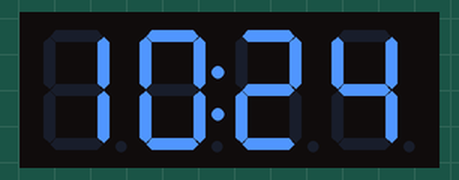
The program below on a simulated Raspberry Pi (BCM pin numbers). Shown: 4-digit seven-segment display. The clock reads 2024-03-15 10:24:30 at power-on unless the program sets it.

Above: at 0.1 s.
At 90.3 s:
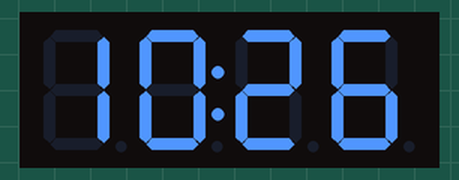

The program:

tm1637_demo.py
```python
import tm1637
import time
from datetime import datetime
import RPi.GPIO as GPIO

# Define GPIO pins for CLK and DIO
CLK = 24  # GPIO 18 (BCM mode)
DIO = 23  # GPIO 17 (BCM mode)

# Initialize the display
display = tm1637.TM1637(clk=CLK, dio=DIO)

# Configure the display brightness (range 0-7)
display.brightness(1)

def show_time():
    while True:
        now = datetime.now()
        hour = now.hour
        minute = now.minute

        # Display the time as HH:MM
        display.numbers(hour, minute)

        time.sleep(1)

if __name__ == "__main__":
    try:
        show_time()
    except KeyboardInterrupt:
        # Clear the display when the program is interrupted
        display.write([0, 0, 0, 0])
        GPIO.cleanup()
        print("Program interrupted and display cleared.")
```
